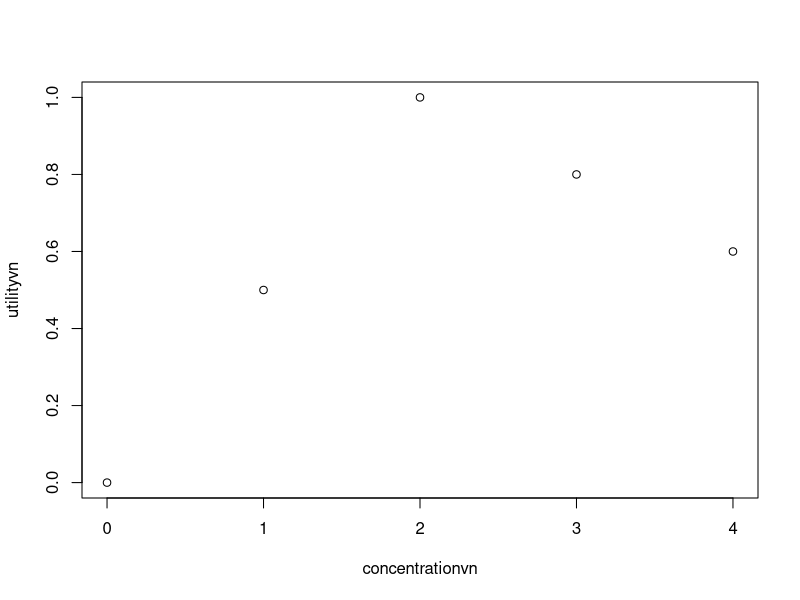
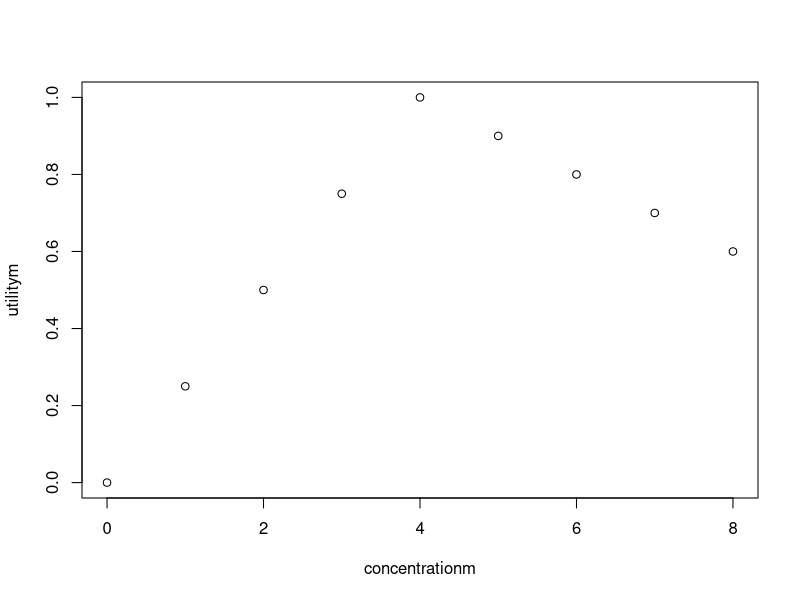
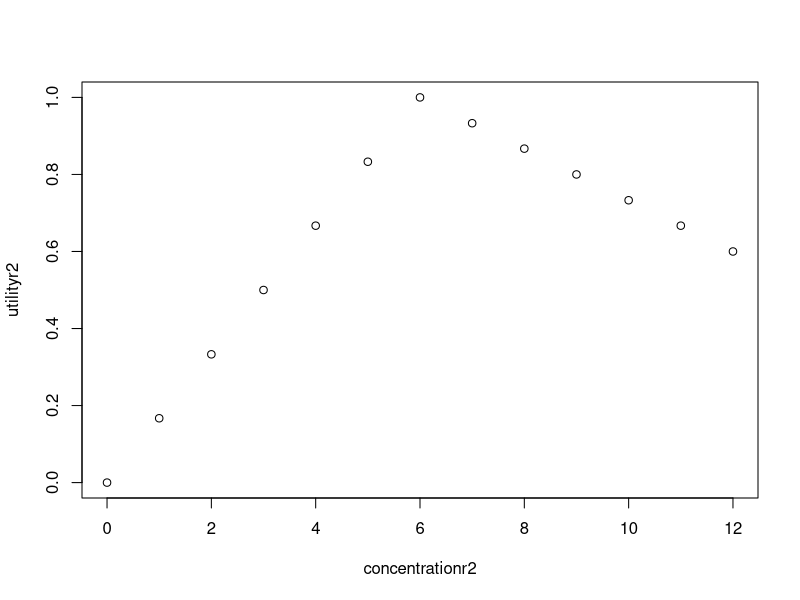
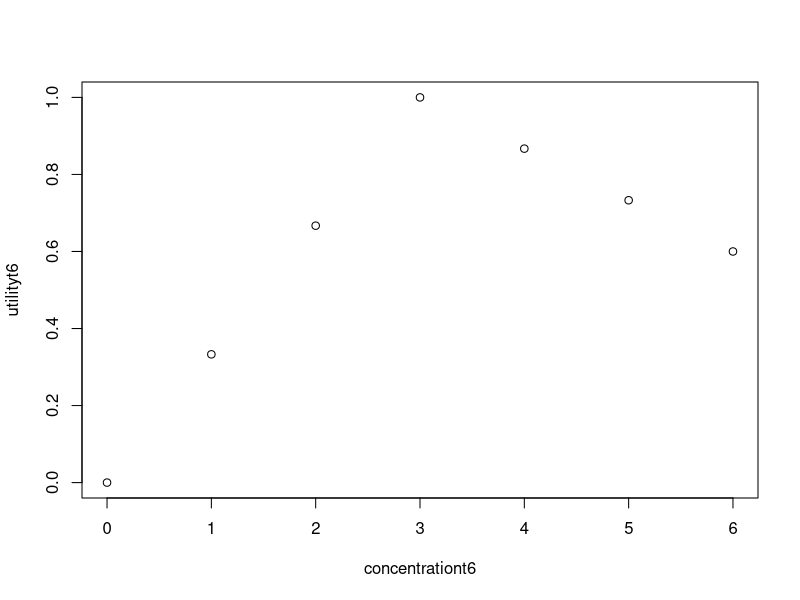

Source code (R) for these figures, in order:
## ---- chunk 1
knitr::opts_chunk$set(echo = TRUE, fig.lp="fig:")

# install.packages("tinytex", repos = "https://cloud.r-project.org" ) if debug needed?

# library(namelibrary) for the R library

# http://rmarkdown.rstudio.com
# echo = TRUE <- makes all next cmds appear

## ---- chunk 2


f <- function(p,M,x,n){
  if (x  <= (n*p)){U <- (x/(n*p))}
  else {U <- (2-M) + (((M-1)*x)/(n*p))}
  round(U,digits = 3)
 # print(U)
}

f0m <- f(0.5,0.6,0,8)
f1m <- f(0.5,0.6,1,8)
f2m <- f(0.5,0.6,2,8)
f3m <- f(0.5,0.6,3,8)
f4m <- f(0.5,0.6,4,8)
f5m <- f(0.5,0.6,5,8)
f6m <- f(0.5,0.6,6,8)
f7m <- f(0.5,0.6,7,8)
f8m <- f(0.5,0.6,8,8)

utilitym <- c(f0m,f1m,f2m,f3m,f4m,f5m,f6m,f7m,f8m)
concentrationm <- c(0:8)


f0vn <- f(0.5,0.6,0,4)
f1vn <- f(0.5,0.6,1,4)
f2vn <- f(0.5,0.6,2,4)
f3vn <- f(0.5,0.6,3,4)
f4vn <- f(0.5,0.6,4,4)

utilityvn <- c(f0vn,f1vn,f2vn,f3vn,f4vn)
concentrationvn <- c(0:4)

f0r2 <- f(0.5,0.6,0,12)
f1r2 <- f(0.5,0.6,1,12)
f2r2 <- f(0.5,0.6,2,12)
f3r2 <- f(0.5,0.6,3,12)
f4r2 <- f(0.5,0.6,4,12)
f5r2 <- f(0.5,0.6,5,12)
f6r2 <- f(0.5,0.6,6,12)
f7r2 <- f(0.5,0.6,7,12)
f8r2 <- f(0.5,0.6,8,12)
f9r2 <- f(0.5,0.6,9,12)
f10r2 <- f(0.5,0.6,10,12)
f11r2 <- f(0.5,0.6,11,12)
f12r2 <- f(0.5,0.6,12,12)

utilityr2 <- c(f0r2,f1r2,f2r2,f3r2,f4r2,f5r2,f6r2,f7r2,f8r2,f9r2,f10r2,f11r2,f12r2)
concentrationr2 <- c(0:12)

f0t6 <- f(0.5,0.6,0,6)
f1t6 <- f(0.5,0.6,1,6)
f2t6 <- f(0.5,0.6,2,6)
f3t6 <- f(0.5,0.6,3,6)
f4t6 <- f(0.5,0.6,4,6)
f5t6 <- f(0.5,0.6,5,6)
f6t6 <- f(0.5,0.6,6,6)

utilityt6 <- c(f0t6,f1t6,f2t6,f3t6,f4t6,f5t6,f6t6)
concentrationt6 <- c(0:6)





print(utilityvn)
plot(concentrationvn,utilityvn)

print(utilitym)
plot(concentrationm,utilitym)


print(utilityr2)
plot(concentrationr2,utilityr2)

print(utilityt6)
plot(concentrationt6,utilityt6)

